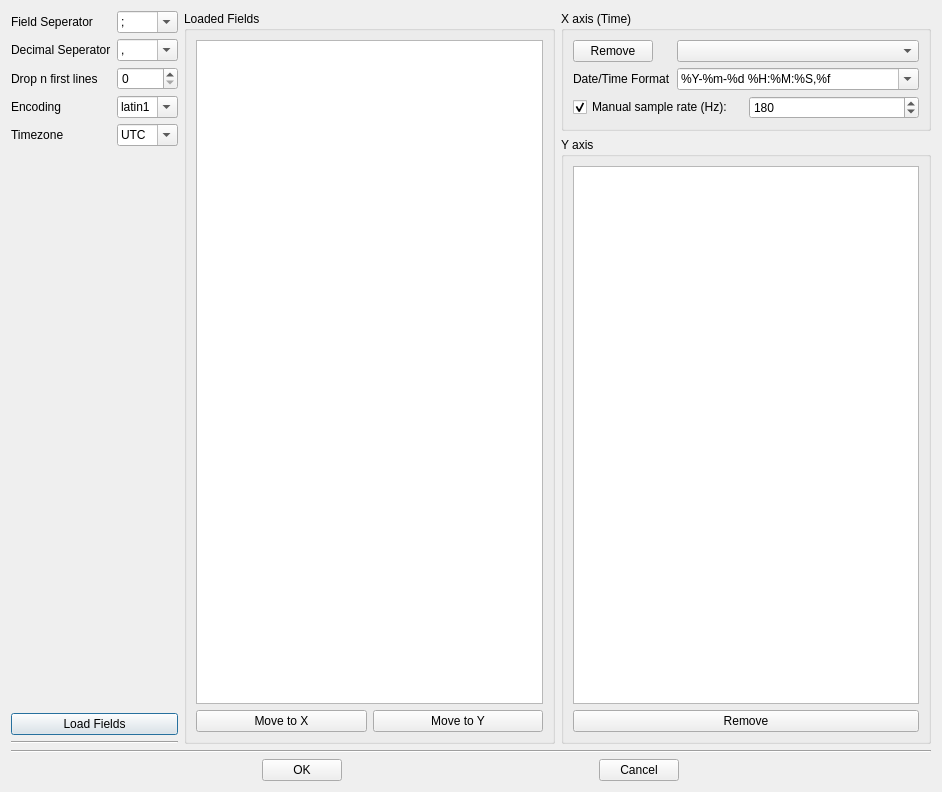
<?xml version="1.0" encoding="UTF-8"?>
<ui version="4.0">
 <class>NewPlot</class>
 <widget class="QDialog" name="NewPlot">
  <property name="geometry">
   <rect>
    <x>0</x>
    <y>0</y>
    <width>942</width>
    <height>792</height>
   </rect>
  </property>
  <property name="windowTitle">
   <string>New Plot</string>
  </property>
  <property name="sizeGripEnabled">
   <bool>false</bool>
  </property>
  <layout class="QVBoxLayout" name="verticalLayout_4">
   <item>
    <layout class="QHBoxLayout" name="horizontalLayout_4">
     <item>
      <layout class="QVBoxLayout" name="verticalLayout_3">
       <item>
        <layout class="QFormLayout" name="formLayout">
         <item row="0" column="0">
          <widget class="QLabel" name="label">
           <property name="frameShape">
            <enum>QFrame::NoFrame</enum>
           </property>
           <property name="frameShadow">
            <enum>QFrame::Plain</enum>
           </property>
           <property name="text">
            <string>Field Seperator</string>
           </property>
          </widget>
         </item>
         <item row="0" column="1">
          <widget class="QComboBox" name="txtSep">
           <property name="editable">
            <bool>true</bool>
           </property>
           <item>
            <property name="text">
             <string>;</string>
            </property>
           </item>
           <item>
            <property name="text">
             <string>,</string>
            </property>
           </item>
           <item>
            <property name="text">
             <string>&lt;tab&gt;</string>
            </property>
           </item>
          </widget>
         </item>
         <item row="1" column="0">
          <widget class="QLabel" name="label_2">
           <property name="text">
            <string>Decimal Seperator</string>
           </property>
          </widget>
         </item>
         <item row="1" column="1">
          <widget class="QComboBox" name="txtDecimal">
           <property name="editable">
            <bool>true</bool>
           </property>
           <item>
            <property name="text">
             <string>,</string>
            </property>
           </item>
           <item>
            <property name="text">
             <string>.</string>
            </property>
           </item>
          </widget>
         </item>
         <item row="3" column="0">
          <widget class="QLabel" name="label_3">
           <property name="text">
            <string>Drop n first lines</string>
           </property>
          </widget>
         </item>
         <item row="3" column="1">
          <widget class="QSpinBox" name="spnLinedrop"/>
         </item>
         <item row="4" column="0">
          <widget class="QLabel" name="label_4">
           <property name="text">
            <string>Encoding</string>
           </property>
          </widget>
         </item>
         <item row="4" column="1">
          <widget class="QComboBox" name="txtEncoding">
           <property name="editable">
            <bool>true</bool>
           </property>
           <item>
            <property name="text">
             <string>latin1</string>
            </property>
           </item>
           <item>
            <property name="text">
             <string>utf8</string>
            </property>
           </item>
          </widget>
         </item>
         <item row="5" column="0">
          <widget class="QLabel" name="label_5">
           <property name="text">
            <string>Timezone</string>
           </property>
          </widget>
         </item>
         <item row="5" column="1">
          <widget class="QComboBox" name="txtTimezone">
           <property name="editable">
            <bool>true</bool>
           </property>
           <item>
            <property name="text">
             <string>UTC</string>
            </property>
           </item>
           <item>
            <property name="text">
             <string>CET</string>
            </property>
           </item>
          </widget>
         </item>
        </layout>
       </item>
       <item>
        <widget class="QPushButton" name="btnLoad">
         <property name="text">
          <string>Load Fields</string>
         </property>
        </widget>
       </item>
       <item>
        <widget class="Line" name="line">
         <property name="orientation">
          <enum>Qt::Horizontal</enum>
         </property>
        </widget>
       </item>
      </layout>
     </item>
     <item>
      <widget class="QGroupBox" name="groupBox_2">
       <property name="sizePolicy">
        <sizepolicy hsizetype="Expanding" vsizetype="Preferred">
         <horstretch>0</horstretch>
         <verstretch>0</verstretch>
        </sizepolicy>
       </property>
       <property name="title">
        <string>Loaded Fields</string>
       </property>
       <layout class="QVBoxLayout" name="verticalLayout">
        <item>
         <widget class="QTableView" name="lstVAll">
          <property name="sizePolicy">
           <sizepolicy hsizetype="Expanding" vsizetype="Expanding">
            <horstretch>0</horstretch>
            <verstretch>0</verstretch>
           </sizepolicy>
          </property>
          <property name="selectionMode">
           <enum>QAbstractItemView::MultiSelection</enum>
          </property>
         </widget>
        </item>
        <item>
         <layout class="QHBoxLayout" name="horizontalLayout">
          <item>
           <widget class="QPushButton" name="btnToX">
            <property name="text">
             <string>Move to X</string>
            </property>
           </widget>
          </item>
          <item>
           <widget class="QPushButton" name="btnToY">
            <property name="text">
             <string>Move to Y</string>
            </property>
           </widget>
          </item>
         </layout>
        </item>
       </layout>
      </widget>
     </item>
     <item>
      <layout class="QVBoxLayout" name="verticalLayout_5">
       <item>
        <widget class="QGroupBox" name="groupBox_6">
         <property name="title">
          <string>X axis (Time)</string>
         </property>
         <layout class="QVBoxLayout" name="verticalLayout_8">
          <item>
           <layout class="QVBoxLayout" name="verticalLayout_2">
            <item>
             <layout class="QFormLayout" name="formLayout_2">
              <item row="2" column="0">
               <widget class="QLabel" name="label_7">
                <property name="text">
                 <string>Date/Time Format</string>
                </property>
               </widget>
              </item>
              <item row="2" column="1">
               <widget class="QComboBox" name="txtDateTime">
                <property name="editable">
                 <bool>true</bool>
                </property>
                <item>
                 <property name="text">
                  <string>%Y-%m-%d %H:%M:%S,%f</string>
                 </property>
                </item>
                <item>
                 <property name="text">
                  <string>%Y-%m-%d %H:%M:%S.%f</string>
                 </property>
                </item>
                <item>
                 <property name="text">
                  <string>%H:%M</string>
                 </property>
                </item>
                <item>
                 <property name="text">
                  <string>&lt;seconds&gt;</string>
                 </property>
                </item>
                <item>
                 <property name="text">
                  <string>&lt;milliseconds&gt;</string>
                 </property>
                </item>
                <item>
                 <property name="text">
                  <string>&lt;nanoseconds&gt;</string>
                 </property>
                </item>
                <item>
                 <property name="text">
                  <string>&lt;infer&gt;</string>
                 </property>
                </item>
               </widget>
              </item>
              <item row="1" column="1">
               <widget class="QComboBox" name="lstVX">
                <property name="sizePolicy">
                 <sizepolicy hsizetype="Expanding" vsizetype="Fixed">
                  <horstretch>0</horstretch>
                  <verstretch>0</verstretch>
                 </sizepolicy>
                </property>
                <property name="maxCount">
                 <number>4</number>
                </property>
               </widget>
              </item>
              <item row="1" column="0">
               <widget class="QPushButton" name="btnRemoveX">
                <property name="sizePolicy">
                 <sizepolicy hsizetype="Fixed" vsizetype="Fixed">
                  <horstretch>0</horstretch>
                  <verstretch>0</verstretch>
                 </sizepolicy>
                </property>
                <property name="text">
                 <string>Remove</string>
                </property>
               </widget>
              </item>
             </layout>
            </item>
            <item>
             <layout class="QHBoxLayout" name="horizontalLayout_2">
              <item>
               <widget class="QCheckBox" name="chkGenX">
                <property name="text">
                 <string>Manual sample rate (Hz):</string>
                </property>
                <property name="checked">
                 <bool>true</bool>
                </property>
               </widget>
              </item>
              <item>
               <widget class="QSpinBox" name="spnFs">
                <property name="minimum">
                 <number>1</number>
                </property>
                <property name="maximum">
                 <number>1000000</number>
                </property>
                <property name="value">
                 <number>180</number>
                </property>
               </widget>
              </item>
             </layout>
            </item>
           </layout>
          </item>
         </layout>
        </widget>
       </item>
       <item>
        <widget class="QGroupBox" name="groupBox_5">
         <property name="title">
          <string>Y axis</string>
         </property>
         <layout class="QVBoxLayout" name="verticalLayout_7">
          <item>
           <layout class="QVBoxLayout" name="verticalLayout_6">
            <item>
             <widget class="QListView" name="lstVY">
              <property name="sizePolicy">
               <sizepolicy hsizetype="Preferred" vsizetype="Expanding">
                <horstretch>0</horstretch>
                <verstretch>0</verstretch>
               </sizepolicy>
              </property>
              <property name="selectionMode">
               <enum>QAbstractItemView::MultiSelection</enum>
              </property>
             </widget>
            </item>
            <item>
             <widget class="QPushButton" name="btnRemoveY">
              <property name="sizePolicy">
               <sizepolicy hsizetype="Preferred" vsizetype="Fixed">
                <horstretch>0</horstretch>
                <verstretch>0</verstretch>
               </sizepolicy>
              </property>
              <property name="text">
               <string>Remove</string>
              </property>
             </widget>
            </item>
           </layout>
          </item>
         </layout>
        </widget>
       </item>
      </layout>
     </item>
    </layout>
   </item>
   <item>
    <widget class="Line" name="line_2">
     <property name="orientation">
      <enum>Qt::Horizontal</enum>
     </property>
    </widget>
   </item>
   <item>
    <layout class="QHBoxLayout" name="horizontalLayout_3">
     <item>
      <widget class="QPushButton" name="btnOk">
       <property name="sizePolicy">
        <sizepolicy hsizetype="Fixed" vsizetype="Fixed">
         <horstretch>0</horstretch>
         <verstretch>0</verstretch>
        </sizepolicy>
       </property>
       <property name="text">
        <string>OK</string>
       </property>
      </widget>
     </item>
     <item>
      <widget class="QPushButton" name="btnCancel">
       <property name="sizePolicy">
        <sizepolicy hsizetype="Fixed" vsizetype="Fixed">
         <horstretch>0</horstretch>
         <verstretch>0</verstretch>
        </sizepolicy>
       </property>
       <property name="text">
        <string>Cancel</string>
       </property>
      </widget>
     </item>
    </layout>
   </item>
  </layout>
 </widget>
 <resources/>
 <connections>
  <connection>
   <sender>chkGenX</sender>
   <signal>clicked(bool)</signal>
   <receiver>lstVX</receiver>
   <slot>setDisabled(bool)</slot>
   <hints>
    <hint type="sourcelabel">
     <x>106</x>
     <y>494</y>
    </hint>
    <hint type="destinationlabel">
     <x>163</x>
     <y>467</y>
    </hint>
   </hints>
  </connection>
 </connections>
 <designerdata>
  <property name="gridDeltaX">
   <number>10</number>
  </property>
  <property name="gridDeltaY">
   <number>10</number>
  </property>
  <property name="gridSnapX">
   <bool>true</bool>
  </property>
  <property name="gridSnapY">
   <bool>true</bool>
  </property>
  <property name="gridVisible">
   <bool>true</bool>
  </property>
 </designerdata>
</ui>
